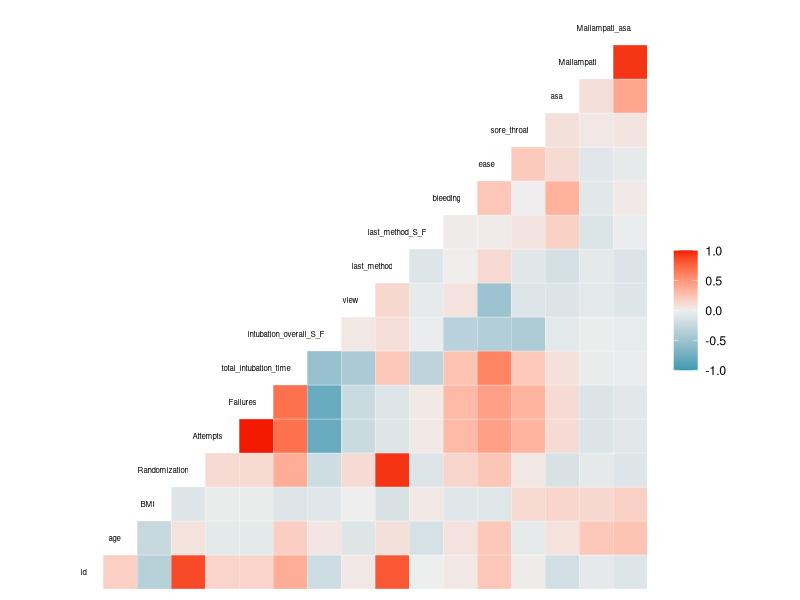
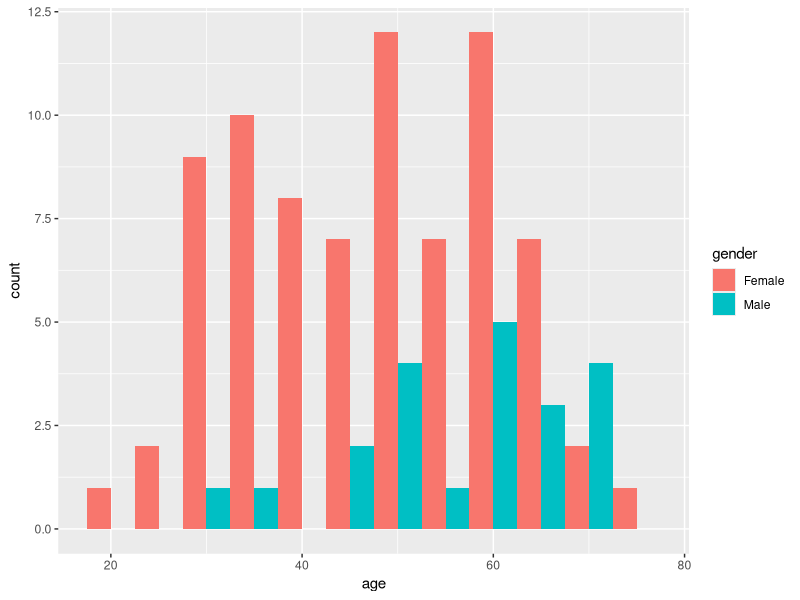
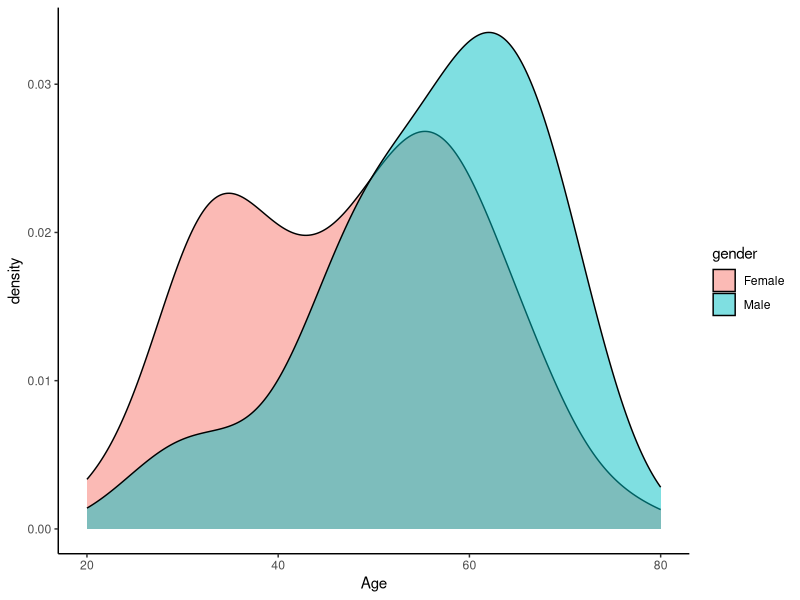
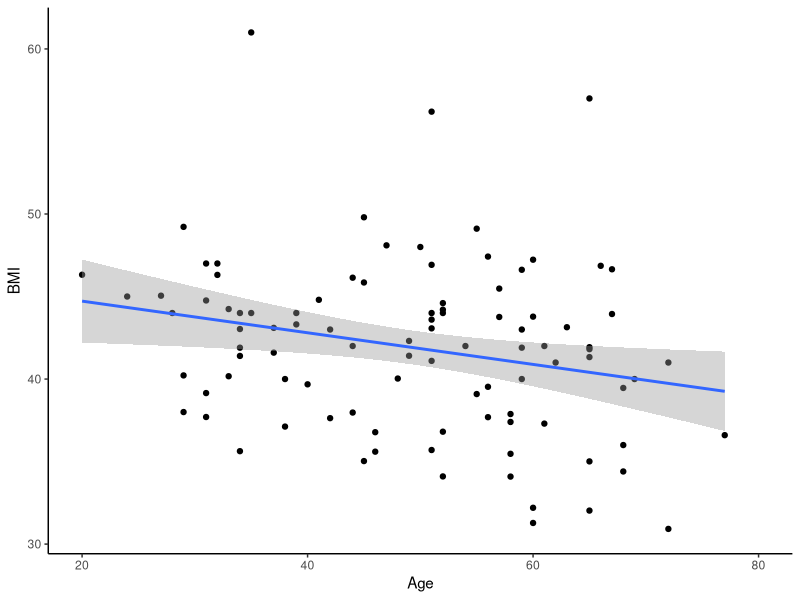
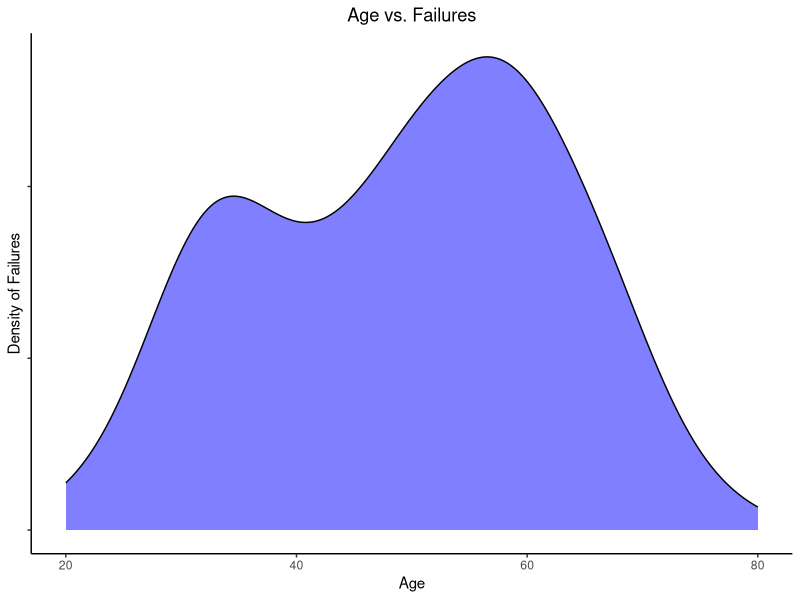

Write R code to recreate these figures, in order.
## ---- chunk 1
library(tidyverse)
library(here)
library(GGally)

here()
data <- read_delim(here("Data", "exam_data.txt")) #Assigning the dataset to an object "data".
data

## ---- chunk 2
tidy_data <- data %>% rename(BMI = "BMI kg/m2", # Renaming columns 
                Attempts = "# attempts",
                Failures = "# failures") %>% 
  distinct() %>% # Removing duplicates
  pivot_wider(names_from = difficulties_intubating_feature, 
              values_from = difficulties_intubating_value) %>% 
  # Creating three new columns by pivoting wider 
  separate(col = last_method_S_F,
           into = c("last_method", "last_method_S_F"),
           sep = "_") %>% # Splitting the last_method_S_F column into two different columns
  mutate(last_method_S_F = as.double(last_method_S_F),
         last_method = as.double(last_method)) #Converting these two columns to numeric columns as they were turned into character columns when splitting them
  
## ---- chunk 3
data2 <- tidy_data %>% select(-c(month, year)) # Removing the columns month and year 
 
## ---- chunk 4
ad_df <- read_delim(here("Data", "exam_data_join.txt")) # Importing the additional dataset and assigning it to an object
## ---- chunk 5
joined_df <- data2 %>% 
  left_join(ad_df, by = "id") %>%  # Deciding to join the original dataframe to the ad_df by the column "id" as this is present in both datasets
  distinct() %>% # Removing duplicates
 mutate(gender = if_else(gender == 0, "Female", "Male"), # Could also have used the function case_when like this: mutate(gender =case_when(gender == "0" ~ "Female", gender == "1" ~ "Male"))
        Mallampati_asa = (asa*Mallampati), # Adding a column multiplicating the columns asa and Mallampati ) # Changing the column gender to character observations
        Ease_quartile = cut(ease, breaks = 4), # Creating a new column with quartile-values for the ease-column 
        Method_check = if_else(last_method == Randomization, "True", "False")) %>%  # Creating a new column that checks whether the column "last method" contains the same values as the column "Randomization) 

  select(id, gender, age, everything()) %>%  #Changing the order of the columns so that id, gender and age is at the beginning of the dataset. 
  arrange(id) #%>%  # The id's in our dataset are already in increasing order

## ---- chunk 6
joined_df %>% summarise(across(everything(), ~sum(is.na(.)))) # There are 2 missing values for BMI,  1 for sore_throat, 1 for mallampati and 1 for mallampati_asa
## ---- chunk 7
joined_df %>% 
  group_by(gender) %>% 
  summarise(
    min_total_intubation_time = min(total_intubation_time, na.rm = T),  #It is possible to use na.rm = T instead of writing TRUE (it does the same)
    max_total_intubation_time = max(total_intubation_time, na.rm = T),
    mean_total_intubation_time = mean(total_intubation_time, na.rm = T),
    sd_total_intubation_time = sd(total_intubation_time, na.rm = T))
## ---- chunk 8
joined_df %>% 
  group_by(gender) %>% 
  filter(BMI <= 40) %>% 
   summarise(
    min_total_intubation_time = min(total_intubation_time, na.rm = T),
    max_total_intubation_time = max(total_intubation_time, na.rm = T),
    mean_total_intubation_time = mean(total_intubation_time, na.rm = T),
    sd_total_intubation_time = sd(total_intubation_time, na.rm = T))
## ---- chunk 9
joined_df %>% 
  group_by(Randomization) %>% 
  filter(gender == "Female") %>% 
   summarise(
    min_total_intubation_time = min(total_intubation_time, na.rm = T),
    max_total_intubation_time = max(total_intubation_time, na.rm = T),
    mean_total_intubation_time = mean(total_intubation_time, na.rm = T),
    sd_total_intubation_time = sd(total_intubation_time, na.rm = T))
## ---- chunk 10
joined_df %>% 
  group_by(Attempts) %>% 
  filter(age > 45) %>% 
   summarise(
    min_total_intubation_time = min(total_intubation_time, na.rm = T),
    max_total_intubation_time = max(total_intubation_time, na.rm = T),
    mean_total_intubation_time = mean(total_intubation_time, na.rm = T),
    sd_total_intubation_time = sd(total_intubation_time, na.rm = T))
## ---- chunk 11
joined_df %>% 
  group_by(Failures) %>% 
  filter(Mallampati >= 2) %>% 
   summarise(
    min_total_intubation_time = min(total_intubation_time, na.rm = T),
    max_total_intubation_time = max(total_intubation_time, na.rm = T),
    mean_total_intubation_time = mean(total_intubation_time, na.rm = T),
    sd_total_intubation_time = sd(total_intubation_time, na.rm = T))
## ---- chunk 12
CC_table <- joined_df %>%
  count(gender, Attempts)
## ---- chunk 13
joined_df%>%
  ggcorr(label = F, label_size = 3, label_round = 2,
            label_alpha = TRUE, hjust = 1, size = 2) #creating heat map to compare all variables and see trends of correlations

## ---- chunk 14
ggplot(joined_df, aes(x = age, fill = gender)) +
  geom_histogram(binwidth = 5, position = "dodge") # Histogram of age depending on gender

joined_df %>% 
  ggplot(aes(x = age, fill = gender)) + geom_density(alpha = 0.5) + theme(panel.grid.major = element_blank(), panel.grid.minor = element_blank(),
panel.background = element_blank(), axis.line = element_line(colour = "black")) + scale_x_continuous(name = "Age",limits = c(20,80))   # Density plot of the age distribution depending on gender. We removed the grey background and the major and minor grids. We set the colour of the axis to black. We set the x-axis limit from 20 to 80.

## ---- chunk 15
joined_df %>% 
  ggplot(aes(x = age, y = BMI)) + geom_point() + geom_smooth(method = "lm") + theme(panel.grid.major = element_blank(), panel.grid.minor = element_blank(),
panel.background = element_blank(), axis.line = element_line(colour = "black")) + scale_x_continuous(name = "Age",limits = c(20,80))    # Checking if age and BMI have a linear relationship by adding geom_smooth (adds a regression line) to a scatterplot. Also removed the grey background and the grids. We set the x-asis limit from 20 to 80. 
## ---- chunk 16
#creating a density plot

joined_df %>% 
  ggplot(aes(x = age, fill = Failures)) + 
  geom_density(alpha = 0.5,fill= "blue") + # Made the space underneath the                                               # plot blue
  labs(title = "Age vs. Failures") + 
  ylab("Density of Failures") + 
  theme(plot.title = element_text(hjust = 0.5 ), 
        axis.text.y = element_blank()
        ) + 
  scale_x_continuous(name = "Age", limits = c(20,80)) +
  theme(panel.grid.major = element_blank(), panel.grid.minor = element_blank(), panel.background = element_blank(), axis.line = element_line(colour = "black")
  )
#the background color and grid to make the plot easier to look at. The axes were renamed and the limits of the x axis were set to 20-80 in order to make the plot cleaner. Axis line colors were set to black for increased contrast.
